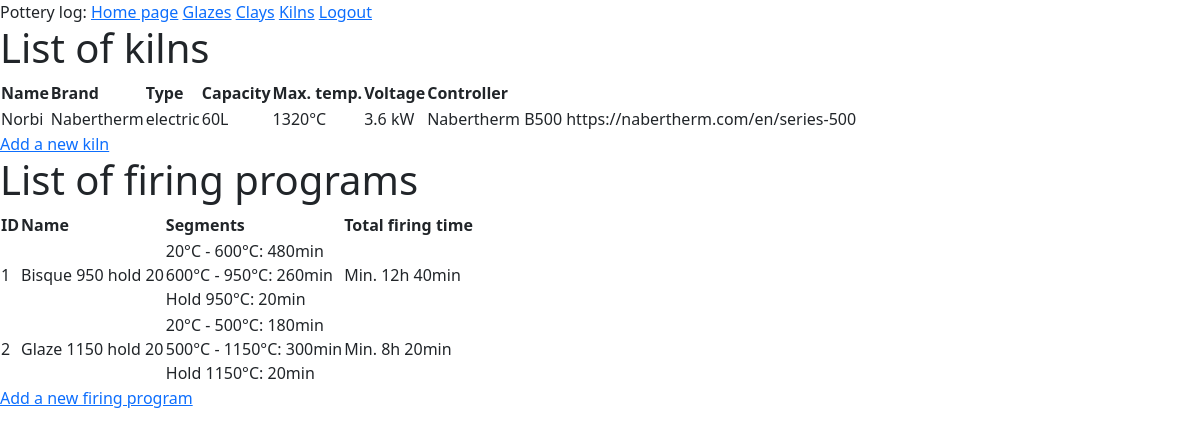
Screenshot of /viewkilns (signed in) with the database file from the repository.
### app/models.py (models this page shows, shortened)
class Kiln(db.Model):
    __tablename__ = 'kiln'
    id = db.Column(db.Integer, primary_key=True)
    name = db.Column(db.String(140), index=True)
    brand = db.Column(db.String(140), index=True)
    type = db.Column(db.String(20))
    capacity = db.Column(db.Integer)
    temp_max = db.Column(db.Integer)
    voltage = db.Column(db.String(20))
    controller = db.Column(db.String(200))
    bisque_fired_pots  = db.relationship('Pot', back_populates='bisque_fired_with_kiln', foreign_keys='[Pot.bisque_fire_kiln_id]', lazy='dynamic')
    glaze_fired_pots  = db.relationship('Pot', back_populates='glaze_fired_with_kiln', foreign_keys='[Pot.glaze_fire_kiln_id]', lazy='dynamic')

class FiringProgram(db.Model):
    __tablename__ = 'firing_program'
    id = db.Column(db.Integer, primary_key=True)
    type = db.Column(db.String(20))
    name = db.Column(db.String(100))
    associated_segments = db.relationship('ProgramSegment', back_populates='program', lazy='dynamic', cascade='all')
    bisque_pots = db.relationship('Pot', back_populates='bisque_fired_with_program', foreign_keys='[Pot.bisque_fire_program_id]', lazy='dynamic')
    glaze_pots = db.relationship('Pot', back_populates='glaze_fired_with_program', foreign_keys='[Pot.glaze_fire_program_id]', lazy='dynamic')

class ProgramSegment(db.Model):
    __tablename__ = 'program_segment'
    program_id = db.Column(db.Integer, db.ForeignKey('firing_program.id'), primary_key=True)
    segment_id = db.Column(db.Integer, db.ForeignKey('firing_segment.id'), primary_key=True)
    segment_order = db.Column(db.Integer)
    program = db.relationship('FiringProgram', back_populates='associated_segments')
    segment = db.relationship('FiringSegment', back_populates='associated_programs')

class FiringSegment(db.Model):
    __tablename__ = 'firing_segment'
    id = db.Column(db.Integer, primary_key=True)
    temp_start = db.Column(db.Integer)
    temp_end = db.Column(db.Integer)
    time_to_reach = db.Column(db.Integer)
    associated_programs = db.relationship('ProgramSegment', back_populates='segment', lazy='dynamic', cascade='all')

### app/controller.py (the view)
@app.route('/viewkilns')
@login_required
def view_kilns():
    kilns = Kiln.query.all()
    firing_programs = FiringProgram.query.all()
    total_firing_time = {}
    for program in firing_programs:
        ordered_segments = ProgramSegment.query.filter_by(program=program).order_by(ProgramSegment.segment_order).all()
        program.ordered_segments = ordered_segments
        total_firing_time[program.id] = program_firing_time(program)
    return render_template('viewkilns.html', title='List of kilns', kilns=kilns, firing_programs=firing_programs, total_firing_time=total_firing_time)

### app/models.py (called while the page is built)
@login.user_loader
def load_user(id):
    return User.query.get(int(id))

### app/utils.py (called while the page is built)
def program_firing_time(firing_program):
    segments = firing_program.associated_segments
    minutes_sum = sum(segment.segment.time_to_reach for segment in segments)
    hours, minutes = divmod(minutes_sum, 60)
    if hours > 0:
        return '{}h {}min'.format(hours, minutes)
    else:
        return '{}min'.format(minutes)

### app/templates/viewkilns.html
{% extends 'layout.html' %}
{% block main %}
<h1>List of kilns</h1>
<table>
    <thead>
        <tr>
            <th>Name</th>
            <th>Brand</th>
            <th>Type</th>
            <th>Capacity</th>
            <th>Max. temp.</th>
            <th>Voltage</th>
            <th>Controller</th>
        </tr>
    </thead>
    <body>
        {% for kiln in kilns %}
        <tr>
            <td>{{ kiln.name or '' }}</td>
            <td>{{ kiln.brand or '' }}</td>
            <td>{{ kiln.type or '' }}</td>
            <td>{{ kiln.capacity ~ 'L' or '' }}</td>
            <td>{{ kiln.temp_max ~ '°C' or '' }}</td>
            <td>{{ kiln.voltage or '' }}</td>
            <td>{{ kiln.controller or '' }}</td>
        </tr>
        {% endfor %}
    </body>
</table>
<a href="{{ url_for('add_kiln') }}">Add a new kiln</a>
<h1>List of firing programs</h1>
<table>
    <thead>
        <tr>
            <th>ID</th>
            <th>Name</th>
            <th>Segments</th>
            <th>Total firing time</th>
        </tr>
    </thead>
    <body>
        {% for program in firing_programs %}
        <tr>
            <td>{{ program.id or '' }}</td>
            <td>{{ program.name or '' }}</td>
            <td>
                {% for segment in program.ordered_segments %}
                    {% if segment.segment.temp_start == segment.segment.temp_end %}
                        Hold {{ segment.segment.temp_start ~ '°C' or '' }}:
                    {% else %}
                        {{ segment.segment.temp_start ~ '°C' or '' }} -
                        {{ segment.segment.temp_end ~ '°C' or '' }}:
                        {% endif %}
                    {% if segment.segment.time_to_reach %}
                        {{ segment.segment.time_to_reach ~ 'min' or '' }}
                    {% endif %}
                    <br>
                {% endfor %}
            </td>
            <td>Min. {{ total_firing_time[program.id] }}</td>
        </tr>
        {% endfor %}
    </body>
</table>
<a href="{{ url_for('add_firing_program') }}">Add a new firing program</a>
{% endblock %}

### rows the page displays
Kiln: name "Norbi", brand "Nabertherm", type "electric", capacity "60L", temp_max "1320°C", voltage "3.6 kW", controller "Nabertherm B500 https://nabertherm.com/en/series-500"
FiringProgram: id "1", name "Bisque 950 hold 20", total_firing_time "12h 40min"
ProgramSegment: segment "20°C", segment "600°C", segment "480min"
ProgramSegment: segment "600°C", segment "950°C", segment "260min"
ProgramSegment: segment "950°C", segment "20min"
FiringProgram: id "2", name "Glaze 1150 hold 20", total_firing_time "8h 20min"
ProgramSegment: segment "20°C", segment "500°C", segment "180min"
ProgramSegment: segment "500°C", segment "1150°C", segment "300min"
ProgramSegment: segment "1150°C", segment "20min"
